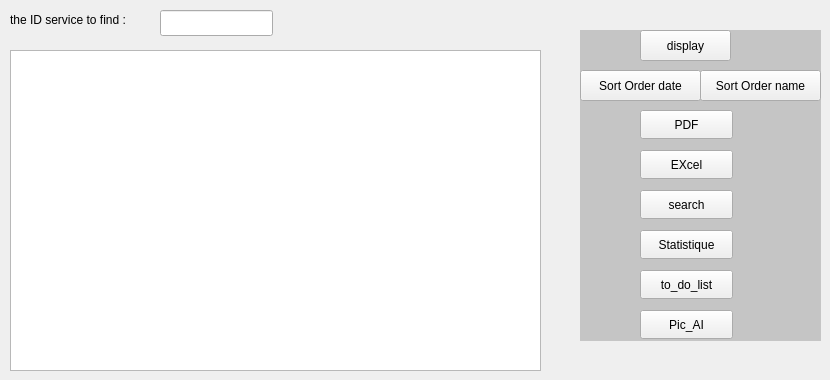
          <widget class="QWidget" name="employe">
           <widget class="QTableView" name="tableView_4">
            <property name="geometry">
             <rect>
              <x>10</x>
              <y>50</y>
              <width>531</width>
              <height>321</height>
             </rect>
            </property>
           </widget>
           <widget class="QLabel" name="label_29">
            <property name="geometry">
             <rect>
              <x>580</x>
              <y>30</y>
              <width>241</width>
              <height>311</height>
             </rect>
            </property>
            <property name="styleSheet">
             <string notr="true">
background-color: rgb(197, 197, 197);</string>
            </property>
            <property name="text">
             <string/>
            </property>
           </widget>
           <widget class="QPushButton" name="sortByDateEntree">
            <property name="geometry">
             <rect>
              <x>580</x>
              <y>70</y>
              <width>121</width>
              <height>31</height>
             </rect>
            </property>
            <property name="text">
             <string>Sort Order date</string>
            </property>
           </widget>
           <widget class="QPushButton" name="pdf">
            <property name="geometry">
             <rect>
              <x>640</x>
              <y>110</y>
              <width>93</width>
              <height>29</height>
             </rect>
            </property>
            <property name="text">
             <string>PDF</string>
            </property>
           </widget>
           <widget class="QPushButton" name="ExportToExcel">
            <property name="geometry">
             <rect>
              <x>640</x>
              <y>150</y>
              <width>93</width>
              <height>29</height>
             </rect>
            </property>
            <property name="text">
             <string>EXcel</string>
            </property>
           </widget>
           <widget class="QPushButton" name="serch">
            <property name="geometry">
             <rect>
              <x>640</x>
              <y>190</y>
              <width>93</width>
              <height>29</height>
             </rect>
            </property>
            <property name="text">
             <string>search</string>
            </property>
           </widget>
           <widget class="QPushButton" name="pushButton_5">
            <property name="geometry">
             <rect>
              <x>640</x>
              <y>270</y>
              <width>93</width>
              <height>29</height>
             </rect>
            </property>
            <property name="text">
             <string>to_do_list</string>
            </property>
           </widget>
           <widget class="QPushButton" name="pic">
            <property name="geometry">
             <rect>
              <x>640</x>
              <y>310</y>
              <width>93</width>
              <height>29</height>
             </rect>
            </property>
            <property name="text">
             <string>Pic_AI</string>
            </property>
           </widget>
           <widget class="QPushButton" name="stat">
            <property name="geometry">
             <rect>
              <x>640</x>
              <y>230</y>
              <width>93</width>
              <height>29</height>
             </rect>
            </property>
            <property name="text">
             <string>Statistique</string>
            </property>
           </widget>
           <widget class="QPushButton" name="display_2">
            <property name="geometry">
             <rect>
              <x>640</x>
              <y>30</y>
              <width>91</width>
              <height>31</height>
             </rect>
            </property>
            <property name="styleSheet">
             <string notr="true"/>
            </property>
            <property name="text">
             <string>display</string>
            </property>
           </widget>
           <widget class="QLabel" name="label">
            <property name="geometry">
             <rect>
              <x>10</x>
              <y>10</y>
              <width>151</width>
              <height>20</height>
             </rect>
            </property>
            <property name="text">
             <string>the ID service to find :</string>
            </property>
           </widget>
           <widget class="QLineEdit" name="srch">
            <property name="geometry">
             <rect>
              <x>160</x>
              <y>10</y>
              <width>113</width>
              <height>26</height>
             </rect>
            </property>
           </widget>
           <widget class="QPushButton" name="sortByDateEntree_2">
            <property name="geometry">
             <rect>
              <x>700</x>
              <y>70</y>
              <width>121</width>
              <height>31</height>
             </rect>
            </property>
            <property name="text">
             <string>Sort Order name</string>
            </property>
           </widget>
          </widget>
